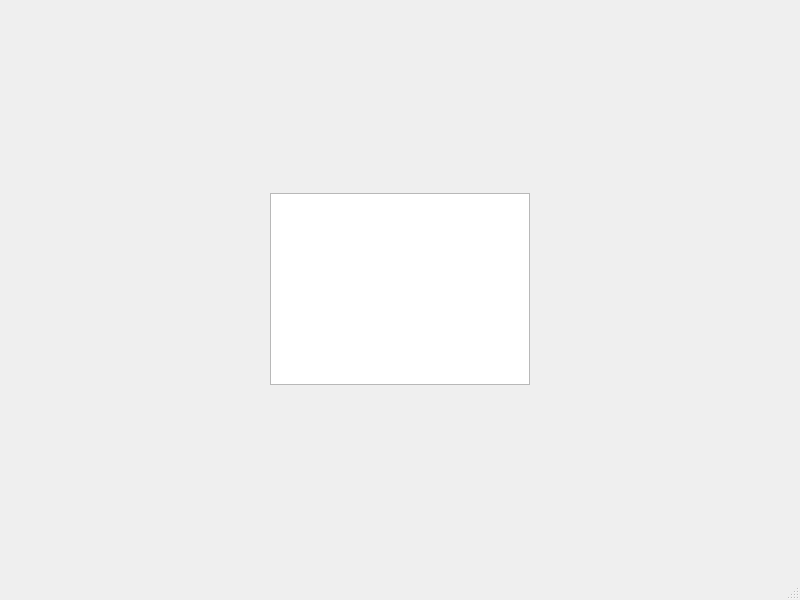
<?xml version="1.0" encoding="UTF-8"?>
<ui version="4.0">
 <class>AntiBadWords</class>
 <widget class="QMainWindow" name="AntiBadWords">
  <property name="geometry">
   <rect>
    <x>0</x>
    <y>0</y>
    <width>800</width>
    <height>600</height>
   </rect>
  </property>
  <property name="windowTitle">
   <string>AntiBadWords</string>
  </property>
  <widget class="QWidget" name="centralwidget">
   <layout class="QHBoxLayout" name="horizontalLayout_2">
    <item>
     <layout class="QHBoxLayout" name="horizontalLayout">
      <item>
       <spacer name="horizontalSpacer">
        <property name="orientation">
         <enum>Qt::Horizontal</enum>
        </property>
        <property name="sizeHint" stdset="0">
         <size>
          <width>40</width>
          <height>20</height>
         </size>
        </property>
       </spacer>
      </item>
      <item>
       <layout class="QVBoxLayout" name="verticalLayout">
        <item>
         <spacer name="verticalSpacer">
          <property name="orientation">
           <enum>Qt::Vertical</enum>
          </property>
          <property name="sizeHint" stdset="0">
           <size>
            <width>18</width>
            <height>40</height>
           </size>
          </property>
         </spacer>
        </item>
        <item>
         <widget class="QTextEdit" name="data">
          <property name="markdown">
           <string/>
          </property>
          <property name="html">
           <string>&lt;!DOCTYPE HTML PUBLIC &quot;-//W3C//DTD HTML 4.0//EN&quot; &quot;http://www.w3.org/TR/REC-html40/strict.dtd&quot;&gt;
&lt;html&gt;&lt;head&gt;&lt;meta name=&quot;qrichtext&quot; content=&quot;1&quot; /&gt;&lt;style type=&quot;text/css&quot;&gt;
p, li { white-space: pre-wrap; }
&lt;/style&gt;&lt;/head&gt;&lt;body style=&quot; font-family:'MS Shell Dlg 2'; font-size:8.25pt; font-weight:400; font-style:normal;&quot;&gt;
&lt;p style=&quot;-qt-paragraph-type:empty; margin-top:0px; margin-bottom:0px; margin-left:0px; margin-right:0px; -qt-block-indent:0; text-indent:0px;&quot;&gt;&lt;br /&gt;&lt;/p&gt;&lt;/body&gt;&lt;/html&gt;</string>
          </property>
         </widget>
        </item>
        <item>
         <spacer name="verticalSpacer_2">
          <property name="orientation">
           <enum>Qt::Vertical</enum>
          </property>
          <property name="sizeHint" stdset="0">
           <size>
            <width>20</width>
            <height>40</height>
           </size>
          </property>
         </spacer>
        </item>
       </layout>
      </item>
      <item>
       <spacer name="horizontalSpacer_2">
        <property name="orientation">
         <enum>Qt::Horizontal</enum>
        </property>
        <property name="sizeHint" stdset="0">
         <size>
          <width>40</width>
          <height>20</height>
         </size>
        </property>
       </spacer>
      </item>
     </layout>
    </item>
   </layout>
  </widget>
  <widget class="QMenuBar" name="menubar">
   <property name="geometry">
    <rect>
     <x>0</x>
     <y>0</y>
     <width>800</width>
     <height>21</height>
    </rect>
   </property>
  </widget>
  <widget class="QStatusBar" name="statusbar"/>
 </widget>
 <resources/>
 <connections/>
</ui>
